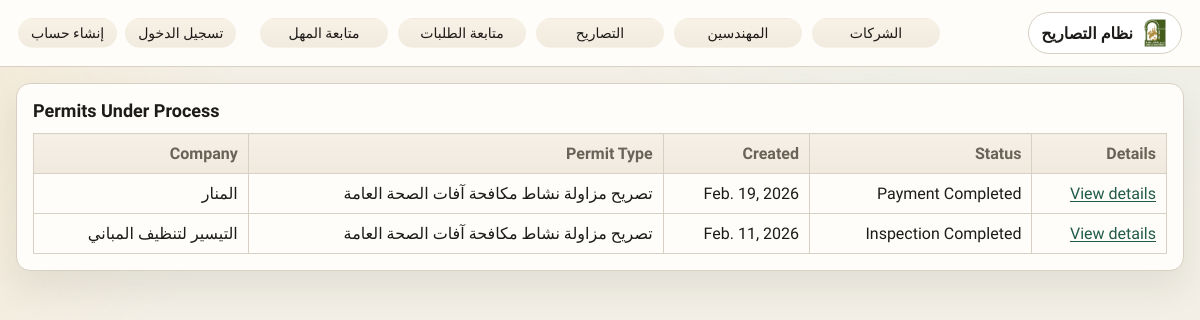
The app's page /, older data.
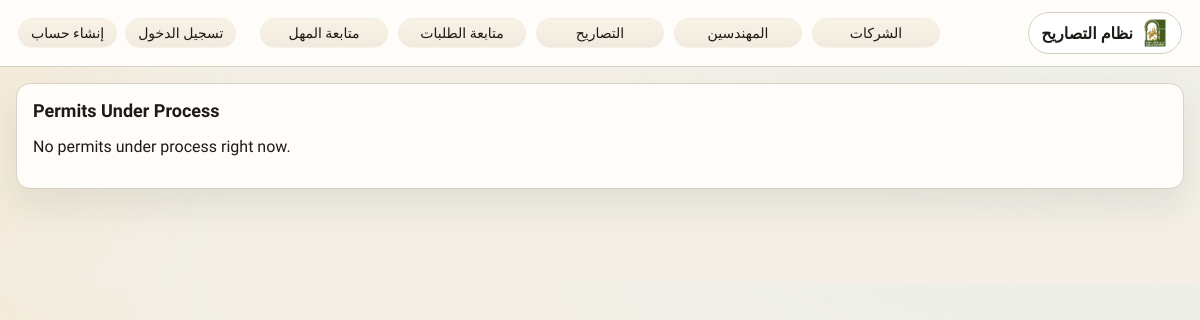
The same page, newer data.
### hcsd/models.py (models this page shows, shortened)
class PirmetClearance(models.Model):
    STATUS_CHOICES = [
        ('order_received', 'Order Received'),
        ('inspection_payment_pending', 'Inspection Payment Pending'),
        ('review_pending', 'Pending Inspector Review'),
        ('needs_completion', 'Needs Completion'),
        ('approved', 'Inspector Approved'),
        ('payment_pending', 'Waiting for Payment'),
        ('payment_completed', 'Payment Completed'),
        ('issued', 'Issued'),
        ('inspection_pending', 'Inspection Pending'),
        ('inspection_completed', 'Inspection Completed'),
        ('cancelled_admin', 'Cancelled Administratively'),
        ('disposal_approved', 'Disposal Approved'),
        ('disposal_rejected', 'Disposal Rejected'),
    ]
    unapprovedReason = models.TextField(null=True, blank=True)
    unapprovedBy = models.ForeignKey(User, on_delete=models.SET_NULL, null=True, related_name='unapproved_pirmets')
    approvedBy = models.ForeignKey(User, on_delete=models.SET_NULL, null=True, related_name='approved_pirmets')
    approvedRemarks = models.TextField(null=True, blank=True)
    company = models.ForeignKey(Company, on_delete=models.CASCADE)
    dateOfCreation = models.DateField(auto_now_add=True)
    dateOfExpiry = models.DateField(null=True, blank=True)
    permit_no = models.CharField(max_length=50, null=True, blank=True, unique=True, editable=False)
    issue_date = models.DateField(null=True, blank=True)
    allowed_activities = models.TextField(null=True, blank=True)
    restricted_activities = models.TextField(null=True, blank=True)
    allowed_other = models.CharField(max_length=255, null=True, blank=True)
    restricted_other = models.CharField(max_length=255, null=True, blank=True)
    company_rep = models.CharField(max_length=150, null=True, blank=True)
    department_stamp = models.CharField(max_length=150, null=True, blank=True)
    permit_type = models.CharField(
        max_length=30,
        default='pest_control',
        choices=[
            ('pest_control', 'Pest Control Permit'),
            ('pesticide_transport', 'Pesticide Transport Permit'),
            ('waste_disposal', 'Waste Disposal Permit'),
        ],
    )
    payment_date = models.DateField(null=True, blank=True)
    payment_link = models.CharField(max_length=500, null=True, blank=True)
    PaymentNumber = models.CharField(max_length=100, null=True, blank=True)
    payment_email = models.EmailField(null=True, blank=True)
    payment_receipt = models.FileField(
        upload_to='pirmet_documents/payment_receipts/', null=True, blank=True
    )
    inspection_payment_link = models.CharField(max_length=500, null=True, blank=True)
    inspection_payment_reference = models.CharField(max_length=100, null=True, blank=True)
    inspection_payment_email = models.EmailField(null=True, blank=True)
    inspection_payment_receipt = models.FileField(
        upload_to='pirmet_documents/inspection_receipts/', null=True, blank=True
    )
    request_email = models.EmailField(null=True, blank=True)
    request_documents_bundle = models.FileField(
        upload_to='pirmet_documents/bundles/', null=True, blank=True
    )
    status = models.CharField(max_length=30, choices=STATUS_CHOICES, default='order_received')

class Company(models.Model):
    name = models.CharField(max_length=100)
    number = models.CharField(max_length=50)
    address = models.CharField(max_length=255)
    trade_license_exp = models.DateField(null=True, blank=True)
    business_activity = models.TextField(null=True, blank=True)
    landline = models.CharField(max_length=30, null=True, blank=True)
    owner_phone = models.CharField(max_length=30, null=True, blank=True)
    email = models.EmailField(null=True, blank=True)
    pest_control_type = models.CharField(
        max_length=30,
        null=True,
        blank=True,
        choices=[
            ('public_health_pest_control', 'Public Health Pest Control'),
            ('termite_control', 'Termite Control'),
            ('grain_pests', 'Grain Pests Control'),
        ],
    )
    enginer = models.ForeignKey(
        'Enginer', on_delete=models.SET_NULL, null=True, blank=True
    )
    companyDocuments = models.FileField(upload_to='company_documents/', null=True, blank=True)

### hcsd/views.py (the view)
# urls.py: path('', views.home, name='home'),
def home(request):
    latest_pirmet = (
        PirmetClearance.objects.filter(permit_type='pest_control')
        .select_related('company')
        .order_by('-dateOfCreation')[:8]
    )
    return render(request, 'hcsd/base.html', {'latest_pirmet': latest_pirmet, 'show_latest': True})

### hcsd/templates/hcsd/base.html (shortened to what this page needs)
{% load static %}
<!DOCTYPE html>
<html lang="en">
<head>
    <link rel="stylesheet" href="{% static 'hcsd/base.css' %}">
</head>
<body>
    <nav class="navbar" lang="ar" dir="rtl">
        <a class="nav-brand" href="{% url 'home' %}">
            <img class="nav-brand-logo" src="{% static 'hcsd/shjmun-logo-website.png' %}" alt="شعار بلدية الشارقة">
            <span>نظام التصاريح</span>
        </a>
        <div class="nav-links">
            <a href="{% url 'company_list' %}">الشركات</a>
            <a href="{% url 'enginer_list' %}">المهندسين</a>
            <a href="{% url 'permit_types' %}">التصاريح</a>
            <a href="{% url 'clearance_list' %}">متابعة الطلبات</a>
            <a href="{% url 'extension_followup' %}">متابعة المهل</a>
        </div>
        <div class="nav-auth">
            {% if user.is_authenticated %}
                <span class="nav-user">مرحباً، {{ user.get_full_name|default:user.username }}</span>
                <form method="post" action="{% url 'logout' %}" class="nav-auth-form">
                    {% csrf_token %}
                    <button type="submit" class="nav-ghost">تسجيل الخروج</button>
                </form>
            {% else %}
                <a class="nav-ghost" href="{% url 'login' %}">تسجيل الدخول</a>
                <a class="nav-ghost" href="{% url 'register' %}">إنشاء حساب</a>
            {% endif %}
        </div>
    </nav>
    {% if show_latest %}
        <section class="page-card latest-permits">
            <h2 class="card-title">Permits Under Process</h2>
            {% if latest_pirmet %}
                <div class="latest-table-wrap">
                <table class="latest-table">
                    <thead>
                        <tr>
                            <th>Company</th>
                            <th>Permit Type</th>
                            <th>Created</th>
                            <th>Status</th>
                            <th>Details</th>
                        </tr>
                    </thead>
                    <tbody>
                        {% for pirmet in latest_pirmet %}
                            <tr>
                                <td>{{ pirmet.company.name }}</td>
                                <td>
                                    تصريح مزاولة نشاط مكافحة آفات الصحة العامة
                                </td>
                                <td>{{ pirmet.dateOfCreation }}</td>
                                <td>
                                    {% if pirmet.status == "needs_completion" or pirmet.status == "rejected" %}
                                        نواقص بحاجة للاستكمال
                                    {% else %}
                                        {{ pirmet.get_status_display }}
                                    {% endif %}
                                </td>
                                <td>
                                    <a href="{% url 'pest_control_permit_detail' pirmet.id %}">View details</a>
                                </td>
                            </tr>
                        {% endfor %}
                    </tbody>
                </table>
                </div>
            {% else %}
                <p>No permits under process right now.</p>
            {% endif %}
        </section>
    {% endif %}
    <main>
    </main>
</body>
</html>

Row changes from the older to the newer data that the page shows:
removed PirmetClearance: company.name "المنار", dateOfCreation "Feb. 19, 2026", status "Payment Completed"
removed PirmetClearance: company.name "التيسير لتنظيف المباني", dateOfCreation "Feb. 11, 2026", status "Inspection Completed"
Text that changed along with them:
text no longer shown: "Company Permit Type Created Status Details"
text now shown: "No permits under process right now."
